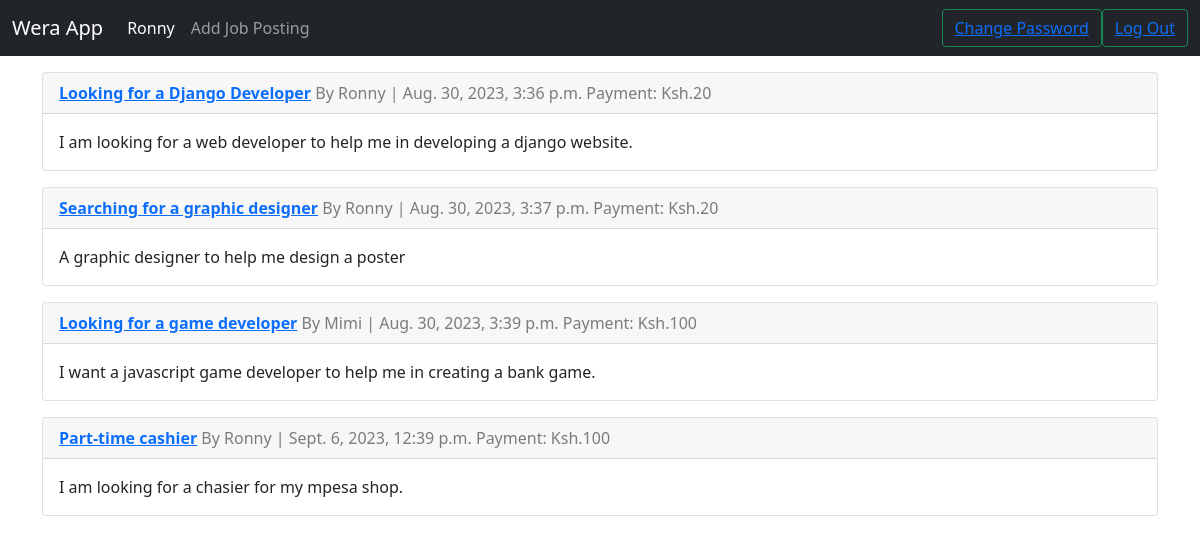
/jobs/ (signed in), run on the app's committed database.
### accounts/models.py (models this page shows)
class CustomUser(AbstractUser):
    UNI_CHOICES = [
        ("KU", "Kenyatta University"),
        ("JKUAT", "Jomo Kenyatta Univeristy Of Agriculture and Technology"),
        ("TUK", "Technical University of Kenya"),
        ("UON", "University Of Nairobi"),
        ("TUM", "Technical University of Mombasa"),
        ("DeKUT", "Dedan Kimathi University of Technology")
    ]
    university = models.CharField(max_length=100, choices=UNI_CHOICES)
    def __str__(self):
        return self.username

### jobs/models.py (models this page shows, shortened)
class Jobs(models.Model):
    title = models.CharField(max_length=300)
    employer = models.ForeignKey(
        get_user_model(),
        on_delete=models.CASCADE
    )
    date_created = models.DateTimeField(auto_now_add=True)
    content = models.TextField()
    payment = models.PositiveIntegerField(default=20)

### jobs/views.py (the view)
# urls.py: path("jobs/", JobListView.as_view(), name="job_list"),
class JobListView(ListView):
    model = Jobs
    template_name = "job_list.html"
    context_object_name = "jobs"

### templates/job_list.html
{% extends 'base.html' %}
{% block content %}
    {% for job in jobs %}
        <div class="card mt-3" href="{% url 'job_detail' job.pk %}">
            <div class="card-header">
                <a href="{% url 'job_detail' job.pk %}"><strong>{{ job.title }}</strong></a>
                <span class="text-black-50">By {{ job.employer }} | {{ job.date_created }}</span>
                <span class="text-black-50">Payment: Ksh.{{ job.payment }}</span>
            </div>
            <div class="card-body">
                <p class="card-text">{{ job.content }}</p>
            </div>
        </div>
    {% endfor %}
{% endblock %}

### templates/base.html (shortened to what this page needs)
<!DOCTYPE html>
<html lang="en">
<head>
    <link href="https://cdn.jsdelivr.net/npm/bootstrap@5.0.2/dist/css/bootstrap.min.css" rel="stylesheet">
</head>
<body>
    <nav class="navbar navbar-expand-lg navbar-dark bg-dark">
        <div class="container-fluid">
          <a class="navbar-brand" href="{% url 'home' %}">Wera App</a>
          <div class="collapse navbar-collapse" id="navbarSupportedContent">
            {% if user.is_authenticated %}
            <ul class="navbar-nav me-auto mb-2 mb-lg-0">
              <li class="nav-item">
                <a class="nav-link active" aria-current="page" href="#">{{ user.username }}</a>
              </li>
              <li class="nav-item">
                <a href="{% url 'job_new' %}" class="nav-link text-decoration-none">Add Job Posting</a>
              </li>
            </ul>
            <form class="d-flex justify-content-between" role="search">
              <button class="btn btn-outline-success" type="submit"><a href="{% url 'password_change' %}">Change Password</a></button>
              <button class="btn btn-outline-success" type="submit"><a href="{% url 'logout' %}">Log Out</a></button>
            </form>
            {% else %}
            <form class="d-flex" role="search">
                <button class="btn btn-outline-success" type="submit"><a href="{% url 'signup' %}">Sign Up</a></button>
                <button class="btn btn-outline-success" type="submit"><a href="{% url 'login' %}">Log In</a></button>
            </form>
            {% endif %}
          </div>
        </div>
      </nav>
    <div class="container">
        {% block content %}
        {% endblock %}
    </div>
</body>
</html>

### data on the page
CustomUser: username "Ronny"
Jobs: title "Looking for a Django Developer", employer "Ronny", date_created "Aug. 30, 2023, 3:36 p.m.", payment "20", content "I am looking for a web developer to help me in developing a django website."
Jobs: title "Searching for a graphic designer", employer "Ronny", date_created "Aug. 30, 2023, 3:37 p.m.", payment "20", content "A graphic designer to help me design a poster"
Jobs: title "Looking for a game developer", employer "Mimi", date_created "Aug. 30, 2023, 3:39 p.m.", payment "100", content "I want a javascript game developer to help me in creating a bank game."
Jobs: title "Part-time cashier", employer "Ronny", date_created "Sept. 6, 2023, 12:39 p.m.", payment "100", content "I am looking for a chasier for my mpesa shop."
